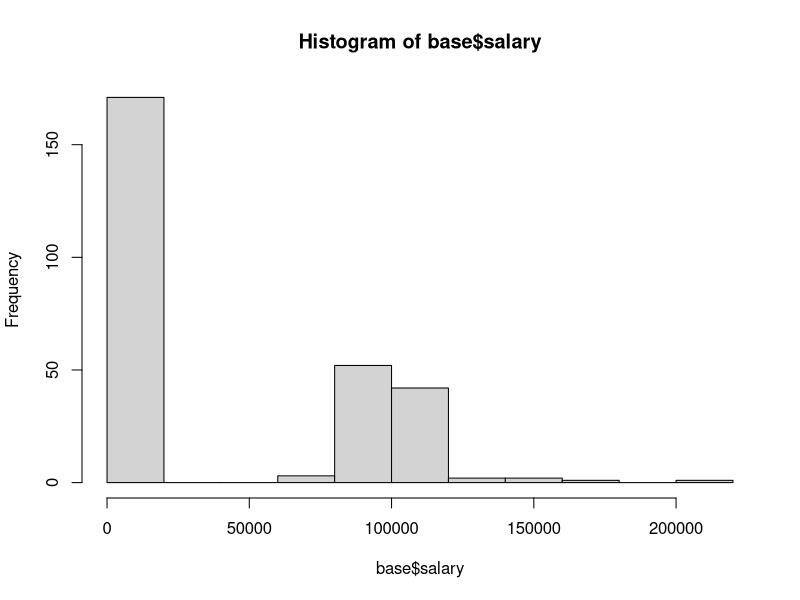
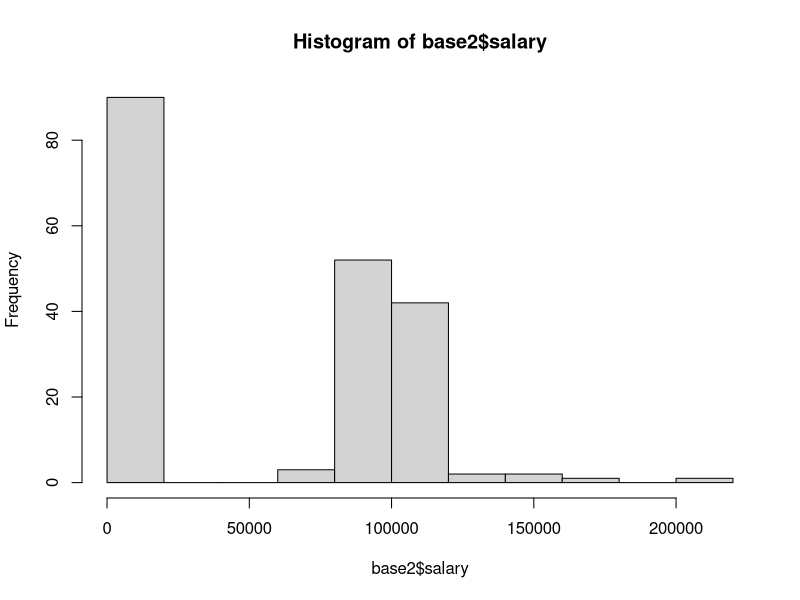
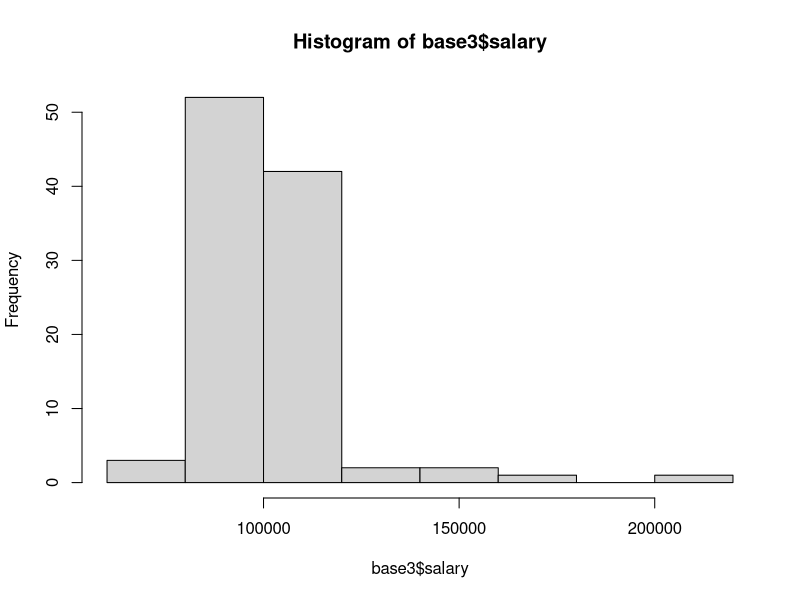
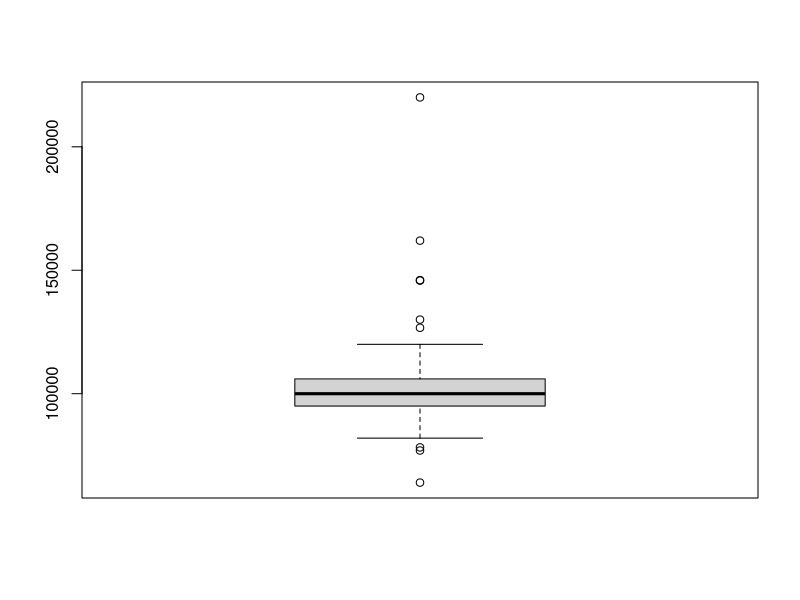
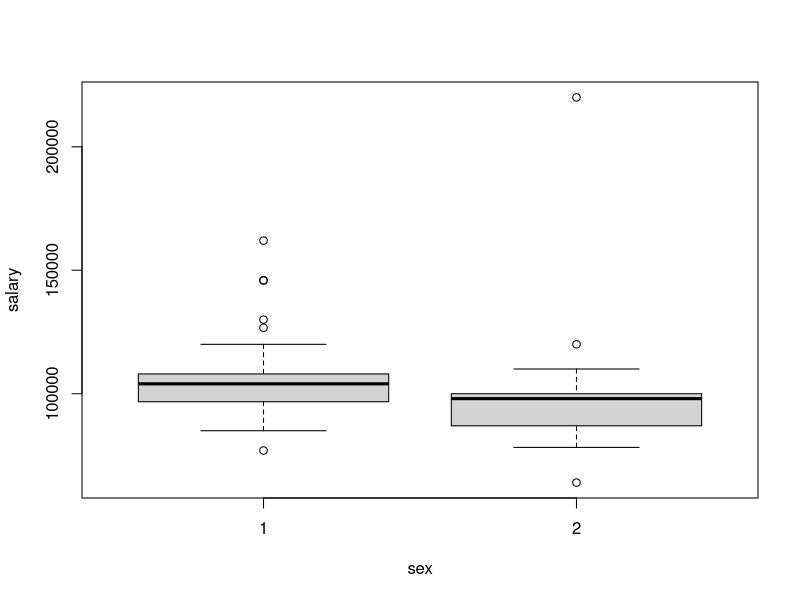
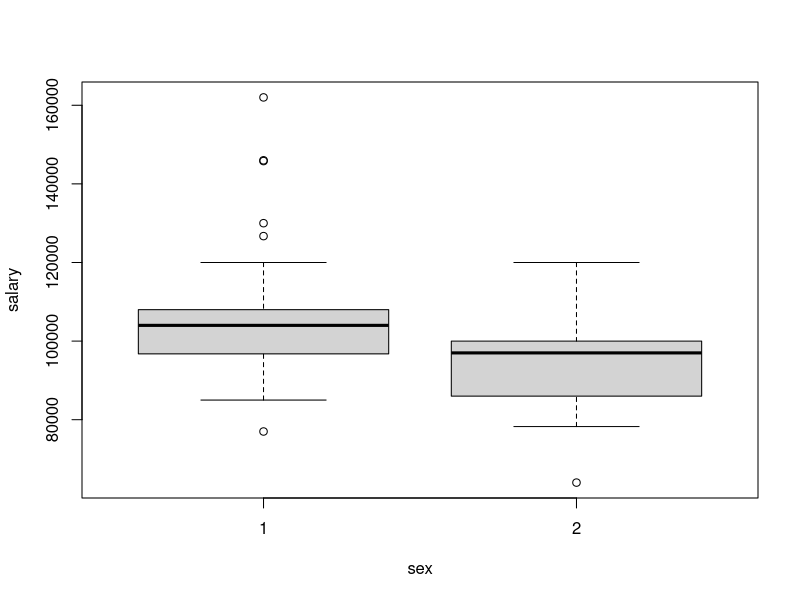
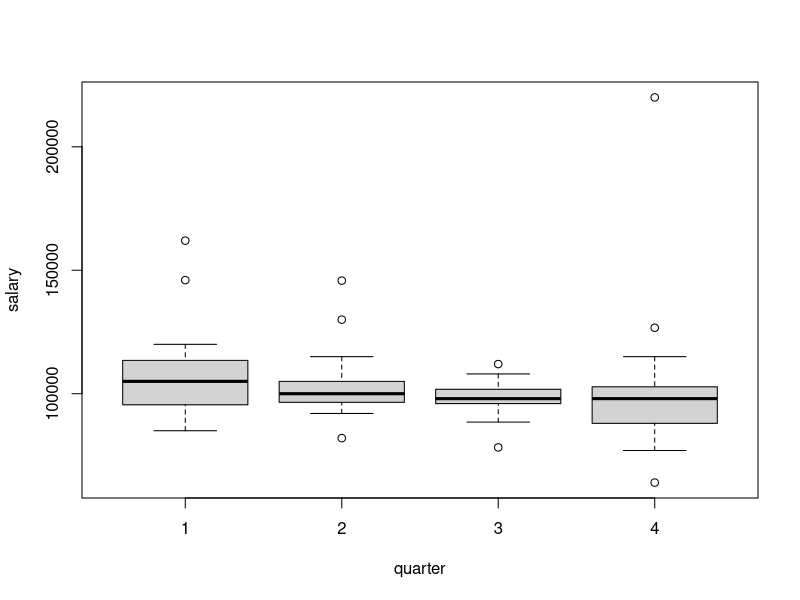
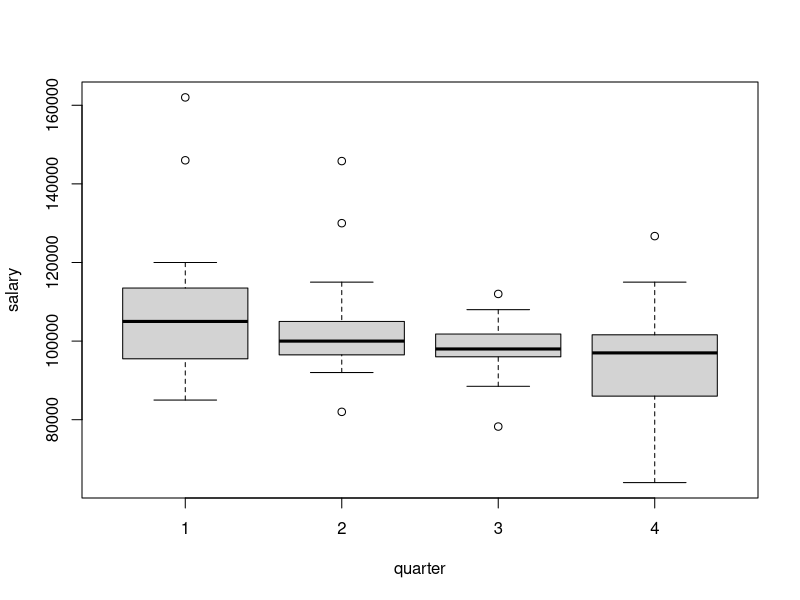

Recreate these plots in R, in order.

options(scipen = 14)

library(readxl)
library(MASS)
library(ggplot2)

base <- read_xlsx(path = "mba.xlsx",
                  sheet = "Sheet1")

nrow(base)
mean(base$salary)
median(base$salary)
hist(base$salary)

base2 <- subset(base, salary != 998 & salary != 999)
nrow(base2)

hist(base2$salary)
table(base2$salary)

base3 <- subset(base2, salary != 0)
nrow(base3)

hist(base3$salary)
boxplot(base3$salary)

mean(base3$salary) ; median(base3$salary)


# Analises utilizando o attach (guarda em memoria os dados)
attach(base3)
table(sex)
boxplot(salary ~ sex)
t.test(salary ~ sex) # pode utilizar oneway.test(salary ~ sex)
detach(base3)

rm(sex)

base4 <- subset(base3, salary != max(salary))
attach(base4)
boxplot(salary ~ sex)
t.test(salary ~ sex) # pode utilizar oneway.test(salary ~ sex)
detach(base4)

boxplot(salary ~ quarter, base3)
oneway.test(salary ~ quarter, base3)

boxplot(salary ~ quarter, base4)
oneway.test(salary ~ quarter, base4)

lm(salary ~ quarter, base3)
lm(salary ~ quarter, base4)

ggplot(base3, aes(quarter,salary)) +
  geom_point() + 
  geom_smooth(method = "lm")

ggplot(base4, aes(quarter,salary)) +
  geom_point() + 
  geom_smooth(method = "lm")

fill <- c("#4271AE","#FF0000","#1F3552","#FF6666")
line <- "#1F3552"

ggplot(base4, aes(x = as.factor(quarter), y = salary)) +
  geom_boxplot(fill = fill, colour = line) +
  scale_y_continuous(name = "Salary") +
  scale_x_discrete(name = "Quarter") +
  ggtitle("Boxplot do Salario segundo Quarter") +
  theme_bw()

modelo1 <- lm(salary ~ work_yrs, base4)
summary(modelo1)

modelo2 <- lm(salary ~ work_yrs + age + sex, base4)
summary(modelo2)
# Multicolinearidade entre as variaveis work_years e age

modelo3 <- lm(salary ~ work_yrs + sex, base4)
summary(modelo3)

modelo4 <- lm(salary ~ work_yrs + sex + quarter, base4)
summary(modelo4)

table(base4$frstlang)

# Regressao Linear com Stepwise
fit <- lm(salary ~ sex + age + gmat_tot + 
            quarter + work_yrs + frstlang, 
          data=base4)
step <- stepAIC(fit, direction="both")
step$anova # display results

modelo_final <- lm (salary ~ sex + age + quarter,
                    base4)

summary(modelo_final)
plot(modelo_final)


